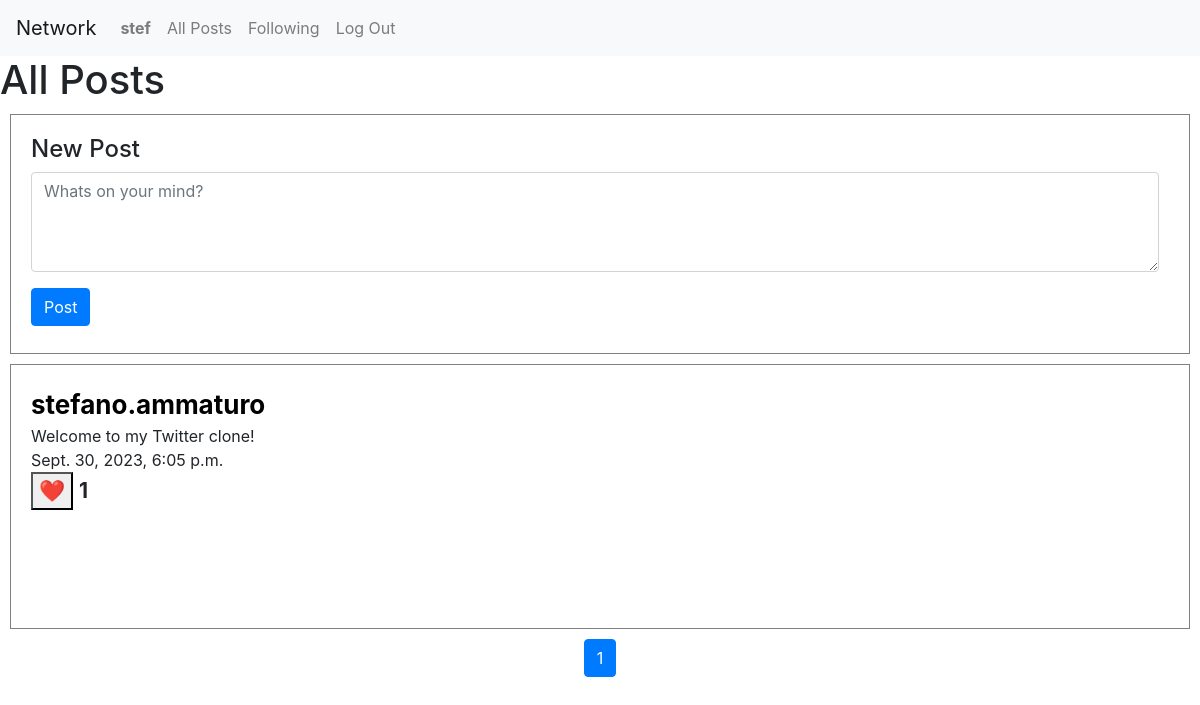
The app's page / (signed in) with its own data.
### network/models.py (models this page shows)
class User(AbstractUser):
    pass

class Posts(models.Model):
    user = models.ForeignKey(User, on_delete=models.CASCADE, blank=True, null=True)
    content = models.CharField(max_length=500, default='')
    likes = models.IntegerField(default=0)
    created = models.DateTimeField(default=timezone.now)

### network/views.py (the view)
# urls.py: path("", views.index, name="index"),
def index(request):
    if request.method == "POST":
        form=NewPostForm(request.POST)
        if form.is_valid():
            content =form.cleaned_data['content']
            posting = Posts(
                    user=request.user,
                    content = content,
                    created = datetime.now()
                )
            posting.save()
            return redirect('index')
        else:
            return render(request, "network/index.html", {"form":form})
    else:
        posts = Posts.objects.all().order_by('-created')
        paginator = Paginator(posts, 10)
        page_number = request.GET.get('page')
        page = paginator.get_page(page_number)
        return render(request, "network/index.html", {"form":NewPostForm(), "page":page})

### network/views.py
class NewPostForm(forms.Form):
    content = forms.CharField(widget=forms.Textarea(attrs={'placeholder': 'Whats on your mind?', 'style': 'width: calc(100% - 10px); height:100px;', 'class': 'form-control'}))

### network/templates/network/index.html (shortened to what this page needs)
{% extends "network/layout.html" %}
{% block body %}
    <div>
        <h1>All Posts</h1>
        {% if user.is_authenticated %}
            <div class = "new-post">
                <h4>New Post</h4>
                <form action = "{% url 'index' %}" method = 'POST'>
                    <div class="form-group">
                        {{ form.content }}
                    </div>
                    <button type="submit" class="btn btn-primary">Post</button>
                </form>
            </div>
        {% endif %}
        <div>
            {% for post in page %}
                <div class = "post">
                    <a href="{% url 'profile' post.user %}"><b style = "font-size:26px; color:black;">{{ post.user }}</b><br></a>
                    <div>
                        <div>
                            <div id="post-content-{{ post.id }}">{{ post.content }}</div>
                        </div>
                        <div>{{ post.created }}</div>
                        <div style="font-size: 21px;">
                            <button id="like-button-{{ post.id }}" class="like-button" data-post-id="{{ post.id }}" data-csrf="{{ csrf_token }}">&#10084;&#65039;</button>
                            <b id="like-count-{{ post.id }}" class="like-count">{{ post.likes }}</b>
                        </div>
                    </div>
                </div>
            {% endfor %}
        </div>
        <nav aria-label="Page navigation example">
            <ul class="pagination justify-content-center">
                {% for page_num in page.paginator.page_range %}
                    <li class="page-item {% if page_num == page.number %}active{% endif %}">
                        <a class="page-link" href="?page={{ page_num }}">{{ page_num }}</a>
                    </li>
                {% endfor %}
            </ul>
        </nav>
    </div>
{% endblock %}

### network/templates/network/layout.html (shortened to what this page needs)
{% load static %}
<!DOCTYPE html>
<html lang="en">
    <head>
        <link rel="stylesheet" href="https://stackpath.bootstrapcdn.com/bootstrap/4.4.1/css/bootstrap.min.css">
        <link href="{% static 'network/styles.css' %}" rel="stylesheet">
    </head>
    <body>
        <nav class="navbar navbar-expand-lg navbar-light bg-light">
            <a class="navbar-brand" href="{% url 'index' %}">Network</a>
            <div>
              <ul class="navbar-nav mr-auto">
                {% if user.is_authenticated %}
                    <li class="nav-item">
                        <a class="nav-link" href="{% url 'profile' request.user %}"><strong>{{ request.user }}</strong></a>
                    </li>
                {% endif %}
                <li class="nav-item">
                  <a class="nav-link" href="{% url 'index' %}">All Posts</a>
                </li>
                {% if user.is_authenticated %}
                    <li class="nav-item">
                        <a class="nav-link" href="{% url 'following' %}">Following</a>
                    </li>
                    <li class="nav-item">
                        <a class="nav-link" href="{% url 'logout' %}">Log Out</a>
                    </li>
                {% endif %}
              </ul>
            </div>
          </nav>
        <div class="body">
            {% block body %}
            {% endblock %}
        </div>
    </body>
</html>

### network/static/network/styles.css (style rules this page uses)
.new-post { border: 0.5px solid grey; height:240px; padding: 20px; margin:10px; }
.post { border: 0.5px solid grey; height:265px; padding: 20px; margin:10px; }

### records on screen
User: user "stef"
Posts: user "stefano.ammaturo", content "Welcome to my Twitter clone!", created "Sept. 30, 2023, 6:05 p.m.", likes "1"

### other values on screen
{{ page_num }} "1"
